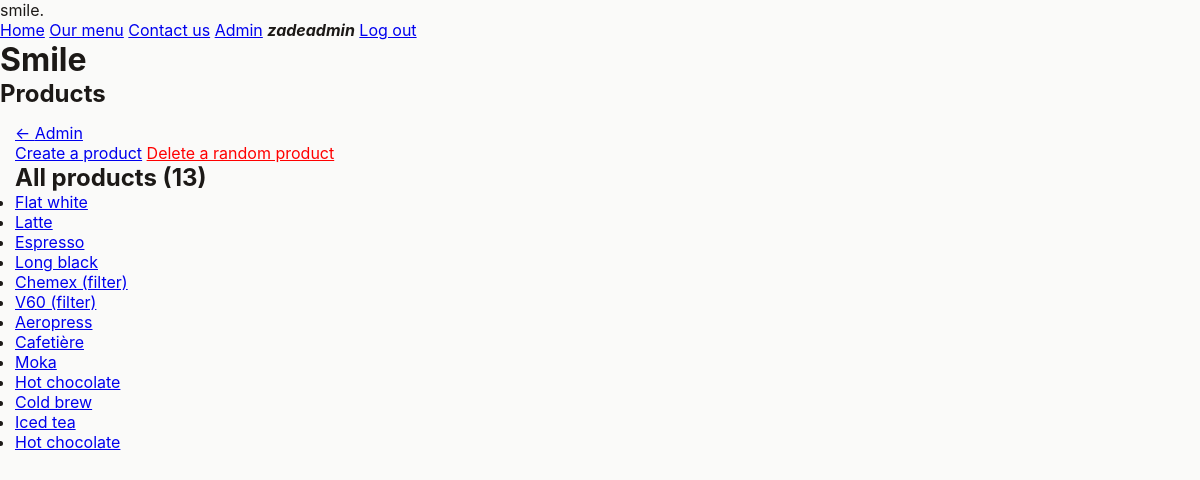
The app's page /admin/products (signed in), older data.
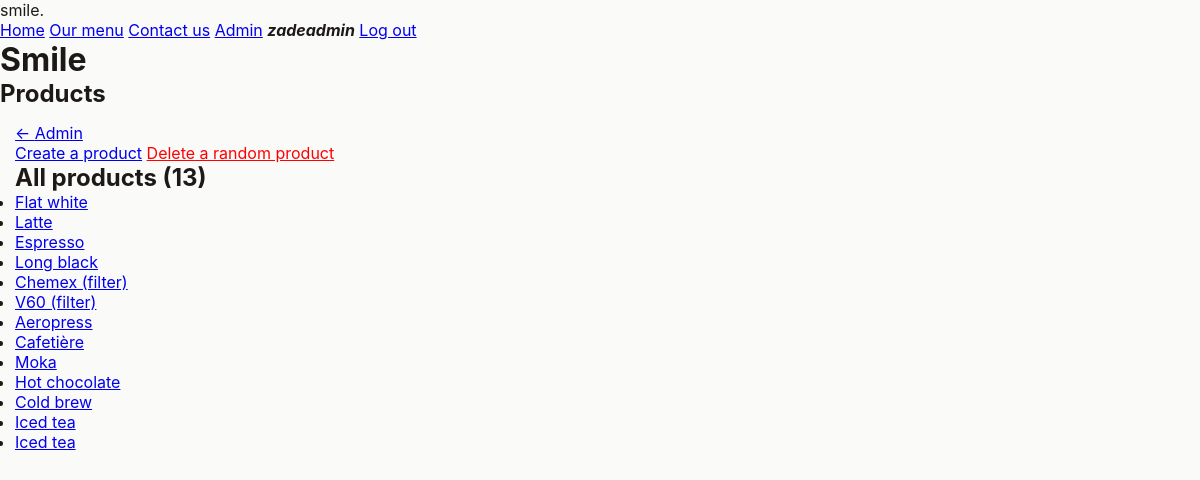
The same page, newer data.
### tables this page shows
CREATE TABLE "Products" (
	"id"	INTEGER NOT NULL UNIQUE,
	"name"	TEXT NOT NULL,
	"description"	TEXT NOT NULL,
	"size"	TEXT NOT NULL,
	"image_path"	TEXT NOT NULL,
	"price"	REAL NOT NULL,
	"category_id"	INTEGER NOT NULL DEFAULT 1,
	PRIMARY KEY("id" AUTOINCREMENT)
);

### server.py (the view)
@server.route("/admin/products", methods=["GET"])
@admin_only
def handle_admin_products():
    with get_db() as (connection, cursor):
        query = "SELECT id, name FROM Products"
        cursor.execute(query)
        res = cursor.fetchall()
        return render_template("pages/admin/products.jinja", user=g.user, products=res)

### server.py (called while the page is built)
def db_dict_factory(cursor, row):
    d = {}
    for idx, col in enumerate(cursor.description):
        d[col[0]] = row[idx]
    return d

@contextmanager
def get_db(*args, **kwds):
    db_connection = sqlite3.connect("smile.sqlite")
    db_connection.row_factory = db_dict_factory
    db_cursor = db_connection.cursor()
    try:
        yield (db_connection, db_cursor)
    finally:
        db_connection.close()

def get_user():
    if ("username" in session) and ("display_name" in session):
        username = session["username"]
        display_name = session["display_name"]
        admin = session["admin"]
        if username is None or display_name is None or admin is None:
            return False
        return {
            "username": username,
            "display_name": display_name,
            "admin": admin
        }
    return False

def admin_only(func):
    @wraps(func)
    def wrapper(*args, **kwargs):
        if not g.user:
            return redirect(f"/auth?m=You+are+not+logged+in")
        if (g.user["admin"] != True):
            return redirect("/?m=You+are+not+an+admin")
        return func(*args, **kwargs)
    return wrapper

### templates/pages/admin/products.jinja
{% extends "base.jinja" %}
{% set title = "Admin - Products" %}
{% block pageheading %}
    Products
{% endblock pageheading %}
{% block main %}
    <div class="breadcrumbs">
        <a href="{{ url_for('handle_admin')}}" class="back-link">Admin</a>
    </div>
    <a href="{{ url_for('handle_admin_create_product')}}">Create a product</a>
    <a href="{{ url_for('handle_admin_delete_random_product')}}"
       class="danger-text"
       data-confirm>Delete a random product</a>
    <section>
        <h2>All products ({{ products|length }})</h2>
        <ul>
            {% for item in products %}
                <li>
                    <a href="{{ url_for('handle_admin_product_info', product_id=item.id)}}">{{ item.name }}</a>
                </li>
            {% endfor %}
        </ul>
    </section>
{% endblock main %}

Row changes from the older to the newer data that the page shows:
changed Products (number 13 of 13 on the later page): name "Hot chocolate" → "Iced tea"
